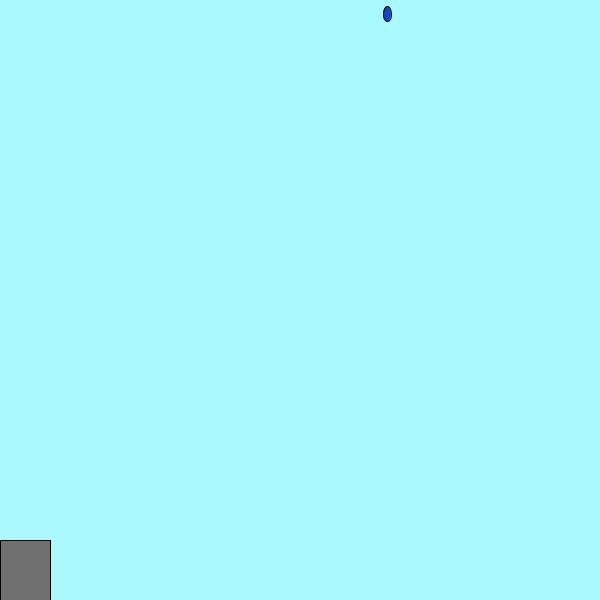
Frame 1 (no input)
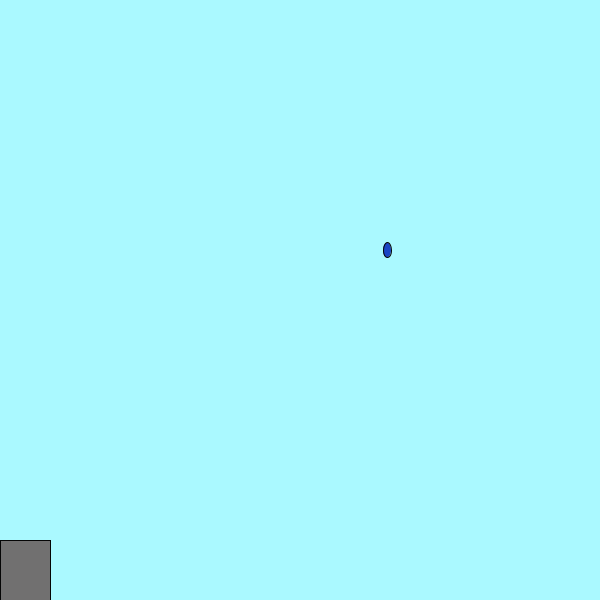
Frame 60 (the mouse pressed at the canvas centre just before this capture)
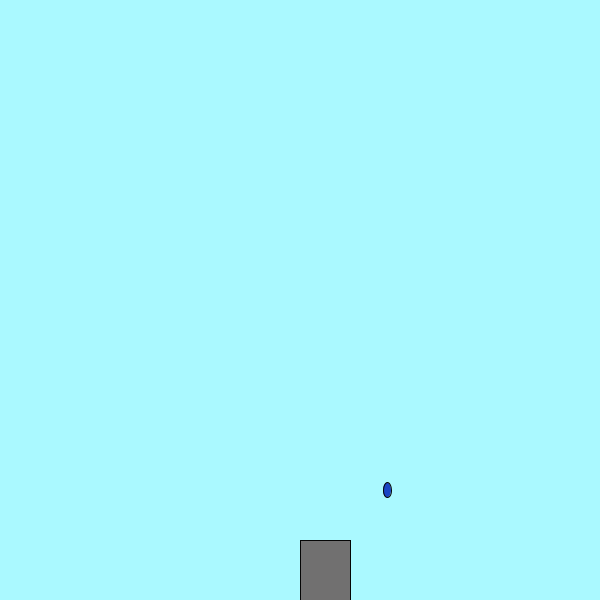
Frame 120 (the mouse held since frame 60 and released just before this capture)

The Processing sketch that drew these frames (run headless with seeded random() and noise(); from frame 60 on, the mouse is pressed at the canvas centre):

// Processing sketch: Rain_Game
// ── Rain_Game.pde
int a = (int)random(0, 600);
int y = 10;
int score = 0;
void setup() {
  size(600, 600);
}
void draw() {
  y = y+4;
  background(#AAF9FF);
  fill(#717070);
  rect(mouseX, 540, 50, 60);
  fill(#1844C4);
  stroke(#050505);
  ellipse(a, y, 8, 15);
  if ( y >= 540 && a > mouseX && a < mouseX+50) {
    checkCatch(a); 
    a = (int)random(0, 600);
    y = 10;
  } else if (y >= 600) {
    checkCatch(a);
    a = (int)random(0, 600);
    y = 10;
  }
}
void checkCatch(int a) {
  if (a > mouseX && a < mouseX+50)
    score++;
  else if (score > 0) 
    score--;
  println("Your score is now: " + score);
}
